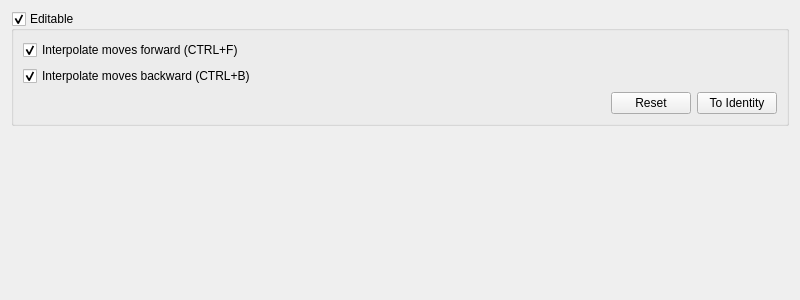
<?xml version="1.0" encoding="UTF-8"?>
<ui version="4.0">
 <class>TNMCurve</class>
 <widget class="QWidget" name="TNMCurve">
  <property name="geometry">
   <rect>
    <x>0</x>
    <y>0</y>
    <width>800</width>
    <height>300</height>
   </rect>
  </property>
  <property name="windowTitle">
   <string>TNM Curve</string>
  </property>
  <layout class="QGridLayout" name="gridLayout">
   <item row="0" column="0">
    <widget class="QGroupBox" name="curveControl_grp">
     <property name="title">
      <string>Editable</string>
     </property>
     <property name="flat">
      <bool>true</bool>
     </property>
     <property name="checkable">
      <bool>true</bool>
     </property>
     <layout class="QGridLayout" name="gridLayout_4">
      <item row="1" column="0" colspan="3">
       <widget class="QCheckBox" name="interpolateFwd">
        <property name="text">
         <string>Interpolate moves forward (CTRL+F)</string>
        </property>
        <property name="shortcut">
         <string>Ctrl+F</string>
        </property>
        <property name="checked">
         <bool>true</bool>
        </property>
       </widget>
      </item>
      <item row="2" column="0" colspan="3">
       <widget class="QCheckBox" name="interpolateBwd">
        <property name="text">
         <string>Interpolate moves backward (CTRL+B)</string>
        </property>
        <property name="shortcut">
         <string>Ctrl+B</string>
        </property>
        <property name="checked">
         <bool>true</bool>
        </property>
       </widget>
      </item>
      <item row="3" column="2">
       <widget class="QPushButton" name="toIdentity_btn">
        <property name="text">
         <string>To Identity</string>
        </property>
       </widget>
      </item>
      <item row="3" column="1">
       <widget class="QPushButton" name="reset_btn">
        <property name="text">
         <string>Reset</string>
        </property>
       </widget>
      </item>
      <item row="3" column="0">
       <spacer name="horizontalSpacer">
        <property name="orientation">
         <enum>Qt::Horizontal</enum>
        </property>
        <property name="sizeHint" stdset="0">
         <size>
          <width>40</width>
          <height>20</height>
         </size>
        </property>
       </spacer>
      </item>
     </layout>
    </widget>
   </item>
   <item row="1" column="0">
    <widget class="QwtExtra::EditableCurve" name="curve">
     <property name="sizePolicy">
      <sizepolicy hsizetype="Preferred" vsizetype="Expanding">
       <horstretch>0</horstretch>
       <verstretch>0</verstretch>
      </sizepolicy>
     </property>
    </widget>
   </item>
  </layout>
 </widget>
 <customwidgets>
  <customwidget>
   <class>QwtExtra::EditableCurve</class>
   <extends>QFrame</extends>
   <header location="global">QwtExtra/editablecurve.hpp</header>
   <container>1</container>
  </customwidget>
 </customwidgets>
 <tabstops>
  <tabstop>curveControl_grp</tabstop>
  <tabstop>interpolateFwd</tabstop>
  <tabstop>interpolateBwd</tabstop>
  <tabstop>reset_btn</tabstop>
  <tabstop>toIdentity_btn</tabstop>
 </tabstops>
 <resources/>
 <connections/>
</ui>
